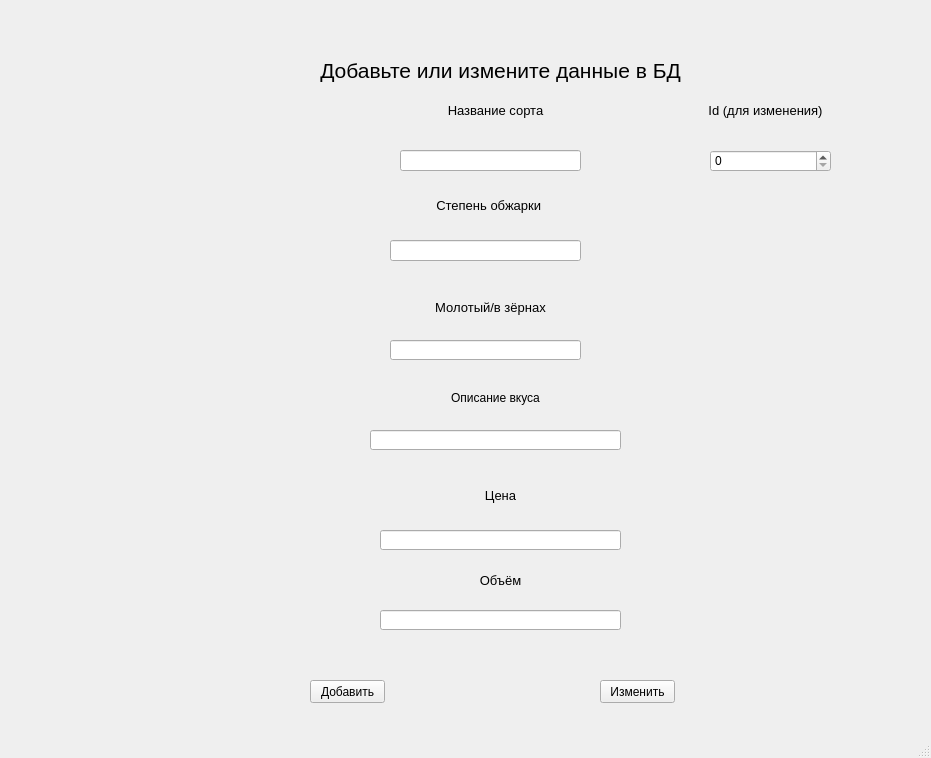
<?xml version="1.0" encoding="UTF-8"?>
<ui version="4.0">
 <class>MainWindow</class>
 <widget class="QMainWindow" name="MainWindow">
  <property name="geometry">
   <rect>
    <x>0</x>
    <y>0</y>
    <width>931</width>
    <height>758</height>
   </rect>
  </property>
  <property name="windowTitle">
   <string>MainWindow</string>
  </property>
  <widget class="QWidget" name="centralwidget">
   <widget class="QLabel" name="label">
    <property name="geometry">
     <rect>
      <x>270</x>
      <y>0</y>
      <width>461</width>
      <height>141</height>
     </rect>
    </property>
    <property name="text">
     <string>&lt;html&gt;&lt;head/&gt;&lt;body&gt;&lt;p align=&quot;center&quot;&gt;&lt;span style=&quot; font-size:16pt;&quot;&gt;Добавьте или измените данные в БД&lt;/span&gt;&lt;/p&gt;&lt;/body&gt;&lt;/html&gt;</string>
    </property>
   </widget>
   <widget class="QLabel" name="label_2">
    <property name="geometry">
     <rect>
      <x>390</x>
      <y>70</y>
      <width>211</width>
      <height>81</height>
     </rect>
    </property>
    <property name="text">
     <string>&lt;html&gt;&lt;head/&gt;&lt;body&gt;&lt;p align=&quot;center&quot;&gt;&lt;span style=&quot; font-size:10pt;&quot;&gt;Название сорта&lt;/span&gt;&lt;/p&gt;&lt;/body&gt;&lt;/html&gt;</string>
    </property>
   </widget>
   <widget class="QLineEdit" name="name">
    <property name="geometry">
     <rect>
      <x>400</x>
      <y>150</y>
      <width>181</width>
      <height>21</height>
     </rect>
    </property>
   </widget>
   <widget class="QLabel" name="label_3">
    <property name="geometry">
     <rect>
      <x>410</x>
      <y>190</y>
      <width>161</width>
      <height>31</height>
     </rect>
    </property>
    <property name="text">
     <string>&lt;html&gt;&lt;head/&gt;&lt;body&gt;&lt;p align=&quot;center&quot;&gt;&lt;span style=&quot; font-size:10pt;&quot;&gt;Степень обжарки &lt;/span&gt;&lt;/p&gt;&lt;/body&gt;&lt;/html&gt;</string>
    </property>
   </widget>
   <widget class="QLineEdit" name="roast">
    <property name="geometry">
     <rect>
      <x>390</x>
      <y>240</y>
      <width>191</width>
      <height>21</height>
     </rect>
    </property>
   </widget>
   <widget class="QLabel" name="label_4">
    <property name="geometry">
     <rect>
      <x>400</x>
      <y>300</y>
      <width>181</width>
      <height>16</height>
     </rect>
    </property>
    <property name="text">
     <string>&lt;html&gt;&lt;head/&gt;&lt;body&gt;&lt;p align=&quot;center&quot;&gt;&lt;span style=&quot; font-size:10pt;&quot;&gt;Молотый/в зёрнах&lt;/span&gt;&lt;/p&gt;&lt;/body&gt;&lt;/html&gt;</string>
    </property>
   </widget>
   <widget class="QLineEdit" name="const_2">
    <property name="geometry">
     <rect>
      <x>390</x>
      <y>340</y>
      <width>191</width>
      <height>20</height>
     </rect>
    </property>
   </widget>
   <widget class="QLabel" name="label_5">
    <property name="geometry">
     <rect>
      <x>430</x>
      <y>390</y>
      <width>131</width>
      <height>16</height>
     </rect>
    </property>
    <property name="text">
     <string>&lt;html&gt;&lt;head/&gt;&lt;body&gt;&lt;p align=&quot;center&quot;&gt;&lt;span style=&quot; font-size:9pt;&quot;&gt;Описание вкуса&lt;/span&gt;&lt;/p&gt;&lt;/body&gt;&lt;/html&gt;</string>
    </property>
   </widget>
   <widget class="QLineEdit" name="taste">
    <property name="geometry">
     <rect>
      <x>370</x>
      <y>430</y>
      <width>251</width>
      <height>20</height>
     </rect>
    </property>
   </widget>
   <widget class="QLabel" name="label_6">
    <property name="geometry">
     <rect>
      <x>470</x>
      <y>480</y>
      <width>61</width>
      <height>31</height>
     </rect>
    </property>
    <property name="text">
     <string>&lt;html&gt;&lt;head/&gt;&lt;body&gt;&lt;p align=&quot;center&quot;&gt;&lt;span style=&quot; font-size:10pt;&quot;&gt;Цена&lt;/span&gt;&lt;/p&gt;&lt;/body&gt;&lt;/html&gt;</string>
    </property>
   </widget>
   <widget class="QLineEdit" name="price">
    <property name="geometry">
     <rect>
      <x>380</x>
      <y>530</y>
      <width>241</width>
      <height>20</height>
     </rect>
    </property>
   </widget>
   <widget class="QLabel" name="label_7">
    <property name="geometry">
     <rect>
      <x>460</x>
      <y>570</y>
      <width>81</width>
      <height>21</height>
     </rect>
    </property>
    <property name="text">
     <string>&lt;html&gt;&lt;head/&gt;&lt;body&gt;&lt;p align=&quot;center&quot;&gt;&lt;span style=&quot; font-size:10pt;&quot;&gt;Объём&lt;/span&gt;&lt;/p&gt;&lt;/body&gt;&lt;/html&gt;</string>
    </property>
   </widget>
   <widget class="QLineEdit" name="volume">
    <property name="geometry">
     <rect>
      <x>380</x>
      <y>610</y>
      <width>241</width>
      <height>20</height>
     </rect>
    </property>
   </widget>
   <widget class="QPushButton" name="push1">
    <property name="geometry">
     <rect>
      <x>310</x>
      <y>680</y>
      <width>75</width>
      <height>23</height>
     </rect>
    </property>
    <property name="text">
     <string>Добавить</string>
    </property>
   </widget>
   <widget class="QPushButton" name="push2">
    <property name="geometry">
     <rect>
      <x>600</x>
      <y>680</y>
      <width>75</width>
      <height>23</height>
     </rect>
    </property>
    <property name="text">
     <string>Изменить</string>
    </property>
   </widget>
   <widget class="QLabel" name="label_8">
    <property name="geometry">
     <rect>
      <x>700</x>
      <y>100</y>
      <width>131</width>
      <height>21</height>
     </rect>
    </property>
    <property name="text">
     <string>&lt;html&gt;&lt;head/&gt;&lt;body&gt;&lt;p align=&quot;center&quot;&gt;&lt;span style=&quot; font-size:10pt;&quot;&gt;Id (для изменения)&lt;/span&gt;&lt;/p&gt;&lt;/body&gt;&lt;/html&gt;</string>
    </property>
   </widget>
   <widget class="QSpinBox" name="id">
    <property name="geometry">
     <rect>
      <x>710</x>
      <y>150</y>
      <width>121</width>
      <height>22</height>
     </rect>
    </property>
   </widget>
  </widget>
  <widget class="QMenuBar" name="menubar">
   <property name="geometry">
    <rect>
     <x>0</x>
     <y>0</y>
     <width>931</width>
     <height>21</height>
    </rect>
   </property>
  </widget>
  <widget class="QStatusBar" name="statusbar"/>
 </widget>
 <resources/>
 <connections/>
</ui>
